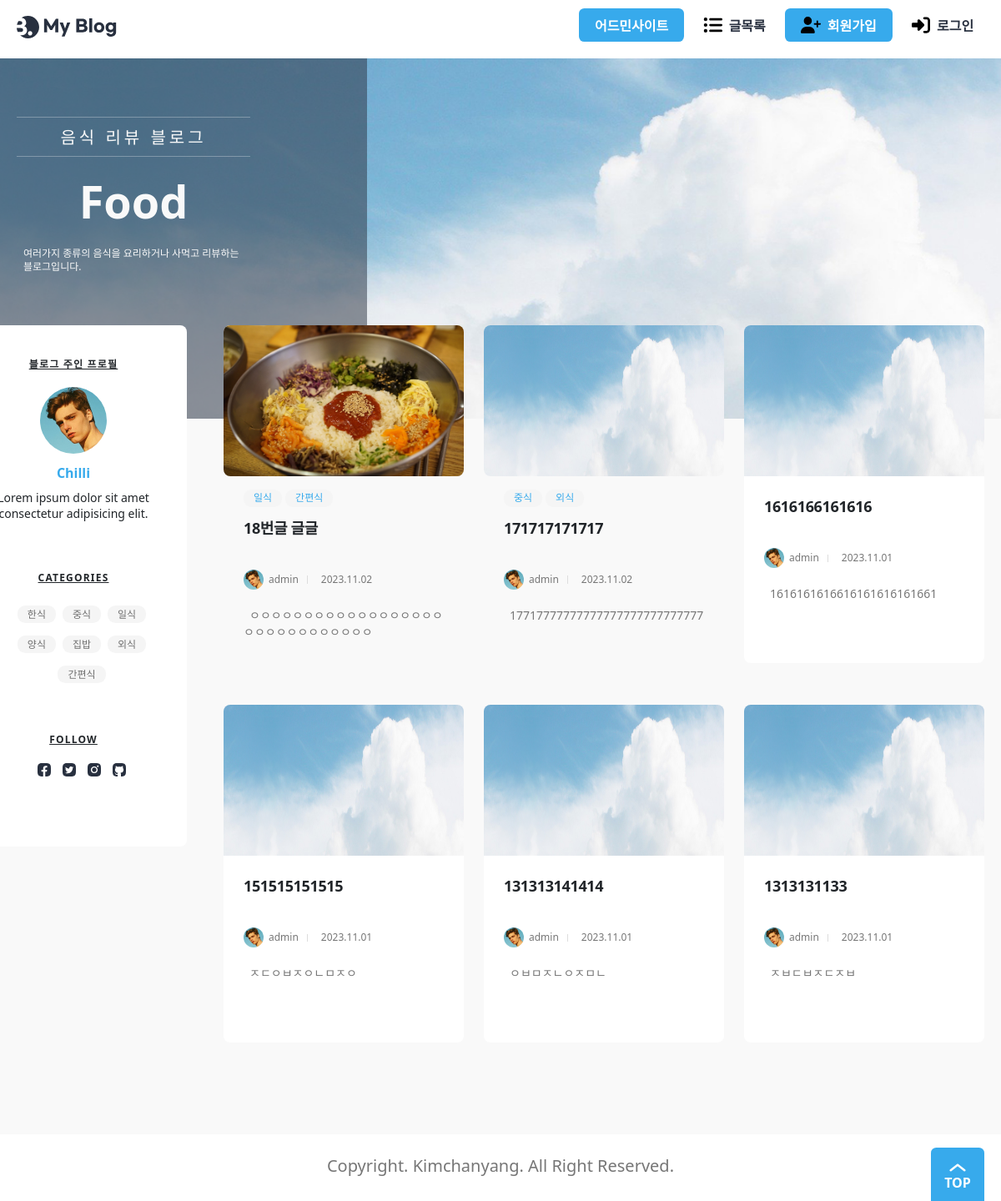
The page / on the database its author committed.
### blog/models.py (models this page shows, shortened)
class Post(models.Model):
    title = models.CharField(_("제목"), max_length=50)
    content = models.TextField(_("내용"))
    head_image = models.ImageField(
        _("메인 이미지"), upload_to="blog/images/%Y/%m/%d/", blank=True
    )
    file_upload = models.FileField(
        _("파일"), upload_to="blog/files/%Y/%m/%d/", blank=True
    )
    created_at = models.DateTimeField(_("작성일자"), auto_now_add=True)
    updated_at = models.DateTimeField(_("수정일자"), auto_now=True)
    author = models.ForeignKey(User, on_delete=models.CASCADE, verbose_name="작성자")
    tags = models.ManyToManyField("Tag", blank=True, verbose_name="태그")
    view_count = models.PositiveIntegerField(verbose_name="조회수", default=0)
    likes_count = models.PositiveIntegerField(verbose_name="좋아요", default=0)

class Tag(models.Model):
    name = models.CharField(max_length=50, unique=True, verbose_name="태그 이름")
    def __str__(self):
        return self.name

### accounts/models.py (models this page shows)
class User(AbstractUser):
    nickname = models.CharField(_("닉네임"), max_length=50)
    profile_img = models.ImageField(
        _("프로필 사진"), upload_to=user_directory_path, blank=True
    )
    class Meta:
        db_table = "User"

### main/views.py (the view)
class PostPick6(ListView):
    model = Post
    ordering = "-pk"
    template_name = "main/index.html"
    def get_queryset(self):
        return Post.objects.all().order_by("-pk")[:6]

### templates/main/index.html (shortened to what this page needs)
{% extends "base.html" %}
{% block main %}
{% load static %}
<div class="banner">
    <div class="max-width">
        <div class="banner-contents">
            <p class="sub-text">음식 리뷰 블로그</p>
            <p class="main-text">Food</p>
            <p class="description">
                여러가지 종류의 음식을 요리하거나 사먹고 리뷰하는 블로그입니다.
            </p>
        </div>
    </div>
</div>
<main>
    <div class="max-width">
        <ul class="posts">
            {% for post in object_list %}
            <li>
                <a href="{% url 'post_detail' post.id %}" class="post">
                    <article>
                        {% if post.head_image %}
                        <img src="{{ post.head_image.url }}" alt="" style="width: 288px;height: 181px;">
                        {% else %}
                        <img src="{% static 'images/background.jpg' %}" alt="" style="width: 288px;height: 181px;">
                        {% endif %}
                        <div class="contents-wrap">
                            <dl class="category">
                                {% for tag in post.tags.iterator %}
                                <dd><a href="{% url 'post_search_tag' tag %}">{{tag}}</a></dd>
                                {% endfor %}
                            </dl>
                            <h3>{{post.title}}</h3>
                            <dl class="author-wrap">
                                <dd class="author"><img src="{% static './images/profile.jpg' %}" alt="">{{post.author}}
                                </dd>
                                <dd class="created">{{post.created_at|date:'Y.m.d'}}</dd>
                            </dl>
                            <p class="post-description">
                                {{post.content}}
                            </p>
                        </div>
                    </article>
                </a>
            </li>
            {% endfor %}
        </ul>
        <aside class="about">
            <h2>블로그 주인 프로필</h2>
            <img src="{% static './assets/profile.jpg' %}" alt="" class="user-profile">
            <p class="user-name">Chilli</p>
            <p class="user-description">Lorem ipsum dolor sit amet consectetur adipisicing elit.</p>
            <h3>Categories</h3>
            <ul class="categories">
                <li><a href="{% url 'post_search_tag' '한식' %}">한식</a></li>
                <li><a href="{% url 'post_search_tag' '중식' %}">중식</a></li>
                <li><a href="{% url 'post_search_tag' '일식' %}">일식</a></li>
                <li><a href="{% url 'post_search_tag' '양식' %}">양식</a></li>
                <li><a href="{% url 'post_search_tag' '집밥' %}">집밥</a></li>
                <li><a href="{% url 'post_search_tag' '외식' %}">외식</a></li>
                <li><a href="{% url 'post_search_tag' '간편식' %}">간편식</a></li>
            </ul>
            <h3>Follow</h3>
            <ul class="sns">
                <li>
                    <a href="#">
                        <img src="{% static './assets/Facebook.svg' %}" alt="Facebook">
                    </a>
                </li>
                <li>
                    <a href="#">
                        <img src="{% static './assets/Twitter.svg' %}" alt="Twitter">
                    </a>
                </li>
                <li>
                    <a href="#">
                        <img src="{% static './assets/Instagram.svg' %}" alt="Instagram">
                    </a>
                </li>
                <li>
                    <a href="#">
                        <img src="{% static './assets/GitHub.svg' %}" alt="GitHub">
                    </a>
                </li>
            </ul>
        </aside>
    </div>
</main>
{% endblock main %}

### static/css/global.css (style rules this page uses)
:root { --main-color: rgb(55, 170, 236); --main-rgb: 55, 171, 236; --outline-border: rgb(55, 160, 236); --red-color: rgb(243, 124, 75); --red-rgb: 243, 124, 75; --black-color: #28303f; --white-color: #fff; --gray-color: #767676; --border-color: #ddd; --gray-background-light: #f9f9f9; --gray-background: #f5f5f5; --gray-text: #6f6f6f; --border-radius: 0.4em; }
h1, a, div, p, section, article, input, textarea { box-sizing: border-box; }
a { text-decoration: none; color: inherit; }
html { font-size: 10px; }
body { font-size: 1.6rem; line-height: 1.4; }
a { border-radius: 0.8rem; overflow: hidden; }
img { vertical-align: bottom; }
body { background: var(--gray-background-light); }
.max-width { width: 1224px; max-width: calc(100% - 4rem); margin: 0 auto; }

### static/css/about.css (style rules this page uses)
.about { flex-basis: calc((100% - 2.4rem * 3) / 4); flex-shrink: 0; align-self: flex-start; padding: 4rem 2.4rem 7rem; box-sizing: border-box; border-radius: var(--border-radius); background: var(--white-color); text-align: center; font-size: 2rem; }
.about h2, .about h3 { margin-bottom: 2rem; font-size: 1.2rem; font-weight: bold; text-transform: uppercase; text-decoration: underline; letter-spacing: 0.1em; }
.about h3 { margin-top: 6rem; }
.about .user-profile { width: 8rem; height: 8rem; object-fit: cover; border-radius: 50%; }
.about .user-name { color: var(--main-color); font-weight: bold; font-size: 1.6rem; margin: 1.2rem 0 0.8rem; }
.about .user-description { font-size: 1.4rem; padding: 0 0.4rem; }
.categories { display: flex; flex-wrap: wrap; align-items: center; justify-content: center; gap: 0.8rem; }
.categories li a { background: var(--gray-background); color: var(--gray-text); font-size: 1.2rem; border-radius: calc(var(--border-radius) * 2); padding: 0.2rem 1.2rem; }
.sns { display: flex; gap: 0.6rem; justify-content: center; margin-top: -0.4rem; }
.sns a { display: block; padding: 0.4rem; line-height: 1; }
.sns img { width: 1.6rem; display: block; }

### static/css/banner.css (style rules this page uses)
.banner { position: relative; background: url(../assets/background.jpg) no-repeat 50% 50% / cover; height: 27em; margin-bottom: -7em; }
.banner-contents { width: 28rem; padding: 7rem 0 14.5rem; text-align: center; color: var(--gray-background-light); }
.banner-contents::before { content: ""; display: block; position: absolute; top: 0; left: 0; width: calc((100% - 1224px) / 2 + 44rem); height: 100%; background: rgba(40, 48, 63, 0.5); }
.banner-contents > * { position: relative; }
.banner-contents .sub-text { border: 1px solid rgba(249, 249, 249, 0.3); border-width: 1px 0; padding: 1rem 0 0.8rem; font-size: 2rem; letter-spacing: 0.2em; }
.banner .main-text { font-weight: bold; font-size: 5.4rem; margin: 1.6rem 0; }
.description { font-size: 1.2rem; text-align: left; word-break: break-all; padding: 0 0.8rem; }
@media (max-width: 1280px) { .banner-contents::before { width: 44rem; } }

### static/css/category.css (style rules this page uses)
.category { display: flex; flex-wrap: wrap; color: var(--main-color); }
.category dd { margin-right: 0.4rem; padding: 0.2rem 1.2rem; border-radius: calc(var(--border-radius) * 2); background: var(--gray-background); font-size: 1.2rem; }

### static/css/author.css (style rules this page uses)
.author-wrap { display: flex; gap: 1rem; color: #767676; font-size: 1.2rem; }
.author-wrap dd { display: flex; align-items: center; gap: 0.6rem; }
.author img { width: 2em; height: 2em; border-radius: 50%; }
.created::before { content: ""; display: block; width: 1px; height: 0.8em; margin-right: 1rem; background: var(--border-color); }

### static/css/post.css (style rules this page uses)
.post { display: block; overflow: hidden; border-radius: var(--border-radius); background: var(--white-color); font-size: 2rem; }
.post article > img { width: 100%; }
.contents-wrap { padding: 1.6rem 2.4rem 2.4rem; }
.contents-wrap h3, .contents-wrap .post-description { display: -webkit-box; -webkit-box-orient: vertical; overflow: hidden; text-overflow: ellipsis; word-break: break-all; }
.contents-wrap h3 { height: calc(1.8rem * 1.4 * 2); margin: 1rem 0; font-size: 1.8rem; font-weight: bold; -webkit-line-clamp: 2; letter-spacing: -0.02em; }
.contents-wrap .post-description { height: calc(1.4rem * 1.4 * 3); margin-top: 1.6rem; color: var(--gray-color); font-size: 1.4rem; -webkit-line-clamp: 3; text-indent: 0.5em; }

### static/css/posts.css (style rules this page uses)
.posts { display: grid; grid-template-columns: repeat(3, 1fr); gap: 2.4rem; }

### static/css/main.css (style rules this page uses)
main > .max-width { display: flex; flex-direction: row-reverse; gap: 2.4rem; position: relative; }

### rows shown on the page
Post: head_image (picture), title "18번글 글글", author "admin", created_at "2023.11.02", content "ㅇㅇㅇㅇㅇㅇㅇㅇㅇㅇㅇㅇㅇㅇㅇㅇㅇㅇㅇㅇㅇㅇㅇㅇㅇㅇㅇㅇㅇㅇ"
Tag: name "일식"
Tag: name "간편식"
Post: title "171717171717", author "admin", created_at "2023.11.02", content "17717777777777777777777777777"
Tag: name "중식"
Tag: name "외식"
Post: title "1616166161616", author "admin", created_at "2023.11.01", content "1616161616616161616161661"
Post: title "151515151515", author "admin", created_at "2023.11.01", content "ㅈㄷㅇㅂㅈㅇㄴㅁㅈㅇ"
Post: title "131313141414", author "admin", created_at "2023.11.01", content "ㅇㅂㅁㅈㄴㅇㅈㅁㄴ"
Post: title "1313131133", author "admin", created_at "2023.11.01", content "ㅈㅂㄷㅂㅈㄷㅈㅂ"
